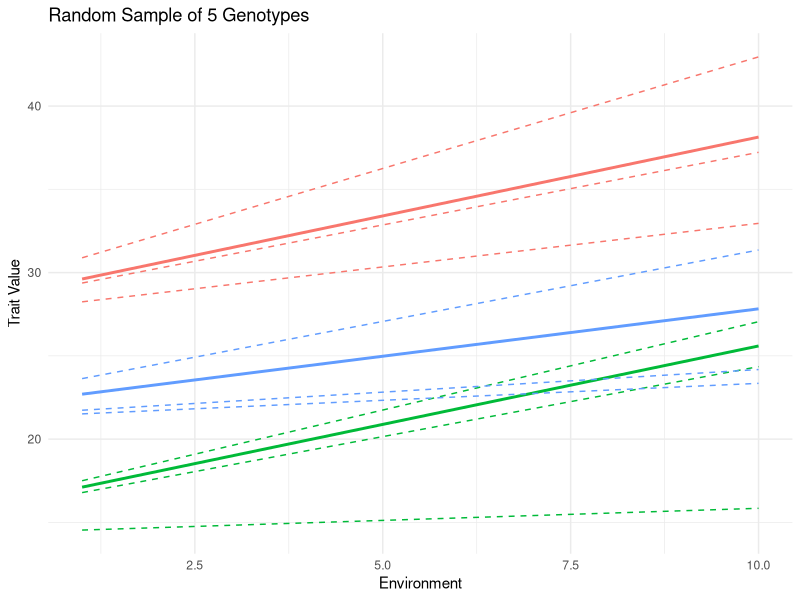

Source code (R):
library(MASS)  
library(ggplot2) 
library(reshape2) 


build_cov_matrix = function(VE, VS, rES) {
  matrix(c(VE, rES * sqrt(VE * VS), 
           rES * sqrt(VE * VS), VS), nrow = 2)
}


generate_fixed_norm = function(intercept, slope, env) {
  curve = intercept + slope * env
  curve[curve < 0] = 0  # Ensure no negative values
  return(curve)
}


generate_reaction_norm_with_covariance = function(intercept, slope, env, cov_matrix) {
  random_effects = MASS::mvrnorm(3, mu = c(0, 0), Sigma = cov_matrix)  
  deviations = t(sapply(1:3, function(i) {
    u0 = random_effects[i, 1] 
    u1 = random_effects[i, 2]  
    intercept_indiv = intercept + u0
    slope_indiv = slope + u1
    curve = intercept_indiv + slope_indiv * env
    return(curve)
  }))
  return(deviations)
}


set.seed(42)
environmental_factors = seq(1, 10, length.out = 50)  # 50 environments
num_genotypes = 20  # Total number of genotypes
num_individuals_per_genotype = 3  # Number of individuals per genotype 
sampled_genotypes = sample(seq_len(num_genotypes), num_genotypes)  


fixed_intercepts = runif(num_genotypes, 5, 30)  # Random intercepts for 20 genotypes
fixed_slopes = runif(num_genotypes, -1, 1)  # Random slopes for 20 genotypes

fixed_norms = data.frame(
  t(sapply(seq_len(num_genotypes), function(i) 
    generate_fixed_norm(fixed_intercepts[i], fixed_slopes[i], environmental_factors)
  ))
)
colnames(fixed_norms) = environmental_factors
fixed_norms$Genotype = 1:num_genotypes


VE = 1  
VS = 0.2 
rES = 1   
cov_matrix = build_cov_matrix(VE, VS, rES)

individual_norms = do.call(rbind, lapply(1:num_genotypes, function(i) {
  
  indiv_devs = generate_reaction_norm_with_covariance(fixed_intercepts[i], fixed_slopes[i], environmental_factors, cov_matrix)
  
  
  fixed_effect = generate_fixed_norm(fixed_intercepts[i], fixed_slopes[i], environmental_factors)
  
  
  indiv_devs_combined = rbind(fixed_effect, indiv_devs)  # 4 x 50 (1 fixed + 3 deviates)
  
  indiv_devs_long = data.frame(
    Trait = as.vector(t(indiv_devs_combined)),  # Flatten the 4x50 matrix into 200-length vector
    Genotype = i,  # Repeat the genotype ID for 200 rows (4 curves x 50 points)
    Individual = rep(0:num_individuals_per_genotype, each = length(environmental_factors)),  # 0 (fixed) and 1, 2, 3 for deviated
    Environment = rep(environmental_factors, times = num_individuals_per_genotype + 1)  # Repeat for each individual (4 total)
  )
  
  return(indiv_devs_long)
}))


create_plot = function(individual_data, genotypes_per_plot = 5, title = "Reaction Norms with Individual Deviations") {
  # Select a subset of genotypes to plot
  selected_genotypes = sample(unique(individual_data$Genotype), genotypes_per_plot)
  
  # Filter the data for the selected genotypes
  plot_data = individual_data[individual_data$Genotype %in% selected_genotypes,]
  
  ggplot() +
    geom_line(data = plot_data[plot_data$Individual == 0,], 
              aes(x = Environment, y = Trait, color = factor(Genotype), group = Genotype), 
              size = 1) +  # Solid line for fixed effect (Individual 0)
    geom_line(data = plot_data[plot_data$Individual != 0,], 
              aes(x = Environment, y = Trait, color = factor(Genotype), group = interaction(Genotype, Individual)), 
              linetype = "dashed", size = 0.5) +  # Dashed lines for deviated norms (Individuals 1, 2, 3)
    labs(title = title, x = "Environment", y = "Trait Value") +
    theme_minimal() +
    theme(legend.position = "none")
}


p = create_plot(individual_norms, genotypes_per_plot = 3, title = "Random Sample of 5 Genotypes")
pdf("linear_reaction_norms2.pdf", width = 8, height = 6)
print(p)
dev.off()
